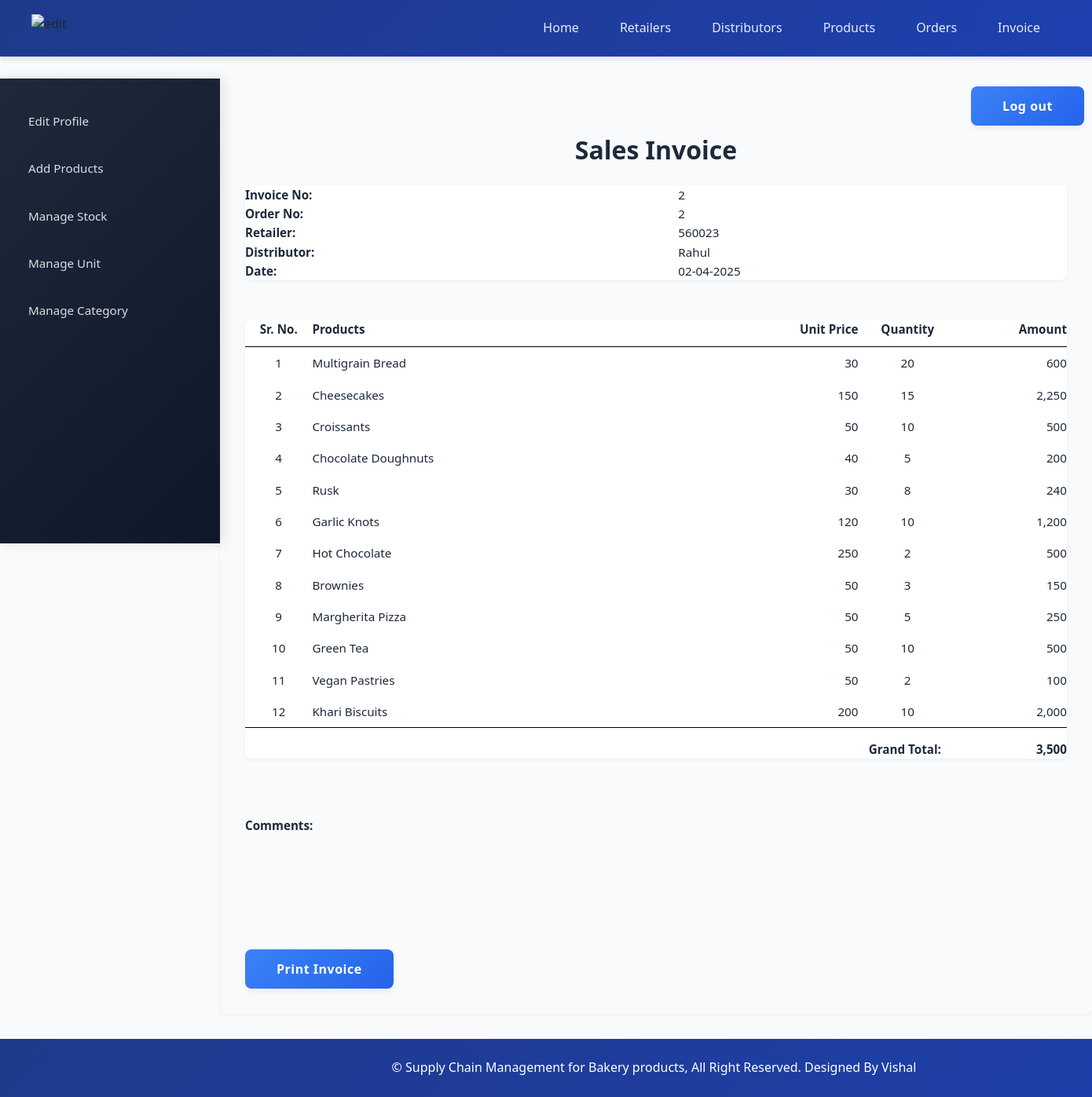
Page /manufacturer/view_invoice_items.php?id=2 (signed in) on the committed database.
### tables this page shows
CREATE TABLE `invoice` (
  `invoice_id` int(11) NOT NULL,
  `order_id` int(11) NOT NULL,
  `retailer_id` int(11) NOT NULL,
  `dist_id` int(11) NOT NULL,
  `date` date NOT NULL,
  `total_amount` decimal(10,3) NOT NULL,
  `comments` text DEFAULT NULL
);

CREATE TABLE `area` (
  `area_id` int(11) NOT NULL,
  `area_name` varchar(50) NOT NULL,
  `area_code` varchar(10) NOT NULL
);

CREATE TABLE `distributor` (
  `dist_id` int(11) NOT NULL,
  `dist_name` varchar(25) NOT NULL,
  `dist_email` varchar(50) DEFAULT NULL,
  `dist_phone` varchar(10) NOT NULL,
  `dist_phone2` varchar(10) NOT NULL,
  `dist_address` varchar(200) DEFAULT NULL
);

CREATE TABLE `invoice_items` (
  `invoice_items_id` int(11) NOT NULL,
  `invoice_id` int(11) NOT NULL,
  `product_id` int(11) NOT NULL,
  `quantity` int(6) NOT NULL
);

CREATE TABLE `products` (
  `pro_id` int(11) NOT NULL,
  `pro_name` varchar(25) NOT NULL,
  `pro_desc` text DEFAULT NULL,
  `pro_price` decimal(10,3) NOT NULL,
  `unit` int(11) NOT NULL,
  `pro_cat` int(11) NOT NULL,
  `quantity` int(6) DEFAULT NULL
);

### manufacturer/view_invoice_items.php (the view, shortened to what this page needs)
<?php
	require("../includes/config.php");
	if(isset($_SESSION['manufacturer_login'])) {
		if(isset($_GET['id'])){
			$invoice_id = $_GET['id'];
			$queryInvoiceItems = "SELECT *,invoice_items.quantity as quantity FROM invoice,invoice_items,products WHERE invoice.invoice_id='$invoice_id' AND invoice_items.product_id=products.pro_id AND invoice_items.invoice_id=invoice.invoice_id";
			$resultInvoiceItems = mysqli_query($con,$queryInvoiceItems);
			$querySelectInvoice = "SELECT * FROM invoice,retailer,distributor,area WHERE invoice_id='$invoice_id' AND invoice.retailer_id=retailer.retailer_id AND retailer.area_id=area.area_id AND invoice.dist_id=distributor.dist_id";
			$resultSelectInvoice = mysqli_query($con,$querySelectInvoice);
			$rowSelectInvoice = mysqli_fetch_array($resultSelectInvoice);
		}
	}
	else {
		header('Location:../index.php');
	}
?>
<!DOCTYPE html>
<html>
<head>
	<link rel="stylesheet" href="../includes/main_style.css" >
</head>
<body>
	<?php
		include("../includes/nav_manufacturer.inc.php");
		include("../includes/aside_manufacturer.inc.php");
	?>
	<section>
	<div id="divToPrint" style="clear:both;" >
		<h1 style="text-align:center;">Sales Invoice</h1>
		<table class="table_infoFormat">
		<tr>
			<td><b> Invoice No: </b></td>
			<td> <?php echo $rowSelectInvoice['invoice_id']; ?> </td>
		</tr>
		<tr>
			<td><b> Order No: </b></td>
			<td> <?php echo $rowSelectInvoice['order_id']; ?> </td>
		</tr>
		<tr>
			<td><b> Retailer: </b></td>
			<td> <?php echo $rowSelectInvoice['area_code']; ?> </td>
		</tr>
		<tr>
			<td><b> Distributor: </b></td>
			<td> <?php echo $rowSelectInvoice['dist_name']; ?> </td>
		</tr>
		<tr>
			<td><b> Date: </b></td>
			<td> <?php echo date("d-m-Y",strtotime($rowSelectInvoice['date'])); ?> </td>
		</tr>
		</table>
		<form action="" method="POST" class="form">
		<table class="table_invoiceFormat" style="margin-top:50px;">
        <tr>
    <th style="width: 8%; text-align: center; border-bottom: 1px solid #000; padding-bottom: 10px;">Sr. No.</th>
    <th style="width: 52%; text-align: left; border-bottom: 1px solid #000; padding-bottom: 10px;">Products</th>
    <th style="width: 15%; text-align: right; border-bottom: 1px solid #000; padding-bottom: 10px; padding-right: 20px;">Unit Price</th>
    <th style="width: 8%; text-align: center; border-bottom: 1px solid #000; padding-bottom: 10px;">Quantity</th>
    <th style="width: 15%; text-align: right; border-bottom: 1px solid #000; padding-bottom: 10px;"><b>Amount</b></th>
</tr>
<?php $i=1; while($rowInvoiceItems = mysqli_fetch_array($resultInvoiceItems)) { ?>
<tr>
    <td style="text-align: center;padding: 8px 0;"><?php echo $i; ?></td>
    <td style="text-align: left;padding: 8px 0;"><?php echo $rowInvoiceItems['pro_name']; ?></td>
    <td style="text-align: right;padding: 8px 0; padding-right: 20px;"><?php echo number_format($rowInvoiceItems['pro_price']); ?></td>
    <td style="text-align: center;padding: 8px 0;"><?php echo $rowInvoiceItems['quantity']; ?></td>
    <td style="text-align: right;padding: 8px 0;"><?php echo number_format($rowInvoiceItems['quantity']*$rowInvoiceItems['pro_price']); ?></td>
</tr>
<?php $i++; } ?>
<tr style="height:40px;vertical-align:bottom;">
    <td colspan="4" style="text-align:right; border-top: 1px solid #000; padding-top: 10px;"><b>Grand Total:</b></td>
    <td style="text-align: right; border-top: 1px solid #000; padding-top: 10px; font-weight: bold;">
    <?php
        mysqli_data_seek($resultInvoiceItems,0);
        $rowInvoiceItems = mysqli_fetch_array($resultInvoiceItems);
        echo number_format($rowInvoiceItems['total_amount']);
    ?>
    </td>
</tr>
		</table>
		<br/><br/>
		<b>Comments:</b> <br/> <?php echo $rowSelectInvoice['comments']; ?>
		<br/><br/><br/><br/><br/><br/>
		</div>
		<input type="button" value="Print Invoice" class="submit_button" onclick="PrintDiv();" />
	</section>
	<?php
		include("../includes/footer.inc.php");
	?>
</body>
</html>

### includes/main_style.css (style rules this page uses)
* { font-family: 'Segoe UI', Roboto, -apple-system, sans-serif; margin: 0; padding: 0; box-sizing: border-box; }
body { margin: auto; background-color: #f8fafc; color: #1e293b; line-height: 1.6; }
.submit_button { font-size: 1rem; padding: 0.875rem 2.5rem; background: linear-gradient(135deg, #3b82f6 0%, #2563eb 100%); border: none; border-radius: 8px; color: white; cursor: pointer; transition: all 0.3s cubic-bezier(0.4, 0, 0.2, 1); font-weight: 600; letter-spacing: 0.5px; box-shadow: 0 4px 6px rgba(0, 0, 0, 0.05); }
body { margin-left: 280px; min-height: 100vh; margin-top: 100px; overflow-x: hidden; }
section { max-width: 1200px; width: 100%; padding: 2rem; margin: 0 auto; }
section h1 { margin: 0 0 1.5rem; font-weight: 700; color: #1e293b; font-size: 2rem; line-height: 1.3; }
table { border-collapse: separate; border-spacing: 0; width: 100%; margin: 1.5rem 0; font-size: 0.95rem; background: white; border-radius: 8px; overflow: hidden; box-shadow: 0 2px 4px rgba(0, 0, 0, 0.05); }

### rows in the picture
invoice: invoice_id "2", order "2", area.area_code "560023", dist.dist_name "Rahul", date "02-04-2025", total_amount "3,500"
invoice_items: product.pro_name "Multigrain Bread", product.pro_price "30", quantity "20", $rowInvoiceItems['quantity']*$rowInvoiceItems['pro_price'] "600"
invoice_items: product.pro_name "Cheesecakes", product.pro_price "150", quantity "15", $rowInvoiceItems['quantity']*$rowInvoiceItems['pro_price'] "2,250"
invoice_items: product.pro_name "Croissants", product.pro_price "50", quantity "10", $rowInvoiceItems['quantity']*$rowInvoiceItems['pro_price'] "500"
invoice_items: product.pro_name "Chocolate Doughnuts", product.pro_price "40", quantity "5", $rowInvoiceItems['quantity']*$rowInvoiceItems['pro_price'] "200"
invoice_items: product.pro_name "Rusk", product.pro_price "30", quantity "8", $rowInvoiceItems['quantity']*$rowInvoiceItems['pro_price'] "240"
invoice_items: product.pro_name "Garlic Knots", product.pro_price "120", quantity "10", $rowInvoiceItems['quantity']*$rowInvoiceItems['pro_price'] "1,200"
invoice_items: product.pro_name "Hot Chocolate", product.pro_price "250", quantity "2", $rowInvoiceItems['quantity']*$rowInvoiceItems['pro_price'] "500"
invoice_items: product.pro_name "Brownies", product.pro_price "50", quantity "3", $rowInvoiceItems['quantity']*$rowInvoiceItems['pro_price'] "150"
invoice_items: product.pro_name "Margherita Pizza", product.pro_price "50", quantity "5", $rowInvoiceItems['quantity']*$rowInvoiceItems['pro_price'] "250"
invoice_items: product.pro_name "Green Tea", product.pro_price "50", quantity "10", $rowInvoiceItems['quantity']*$rowInvoiceItems['pro_price'] "500"
invoice_items: product.pro_name "Vegan Pastries", product.pro_price "50", quantity "2", $rowInvoiceItems['quantity']*$rowInvoiceItems['pro_price'] "100"
invoice_items: product.pro_name "Khari Biscuits", product.pro_price "200", quantity "10", $rowInvoiceItems['quantity']*$rowInvoiceItems['pro_price'] "2,000"
